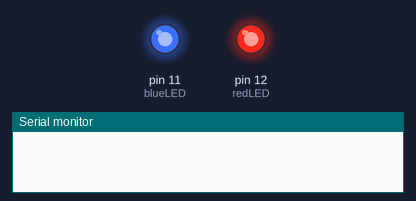
Recording of a program running on a simulated Arduino Nano, built with avr-gcc and run on an emulated ATmega328P. On the bench: output pins drawn as LEDs (lit = HIGH), the last lines printed to the serial monitor. The modem accepts every AT command (registered, SIM ready, sends succeed) and sends nothing else.

Above: at 0.1 s.
At 1.1 s:
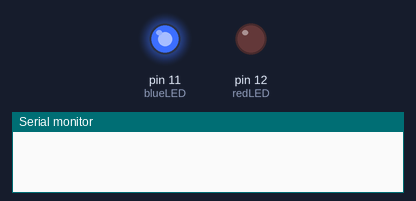
At 19.7 s:
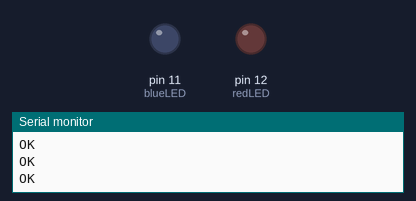
Timing chart, 0 to 21.2 s (numbered marks = the images above):
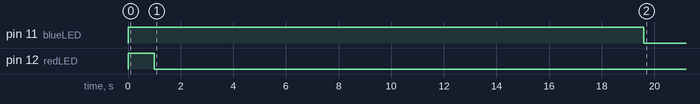

The program:

main.cpp
```cpp
#include <Arduino.h>
#include <SoftwareSerial.h>                         //including the SoftwareSerial library will allow you to use the pin no. 2,3 as Rx, Tx.
SoftwareSerial esp8266(2,3);                        //set the Rx ==> Pin 2; TX ==> Pin3.

#define serialCommunicationSpeed 9600               // <========= define a constant named "serialCommunicationSpeed" with a value 9600. it referes to the Software and hardware serial communication speed(baud rate).
#define DEBUG true                                  //make a constant named "DEBUG" and it's value true. we will use it later.

int redLED =12;                                     //assign a variable named "redLED" with an integer value 12, it refers to the pin which the red LED is connected on.
int blueLED =11;                                    //assign a variable named "blueLED" with an integer value 11, it refers to the pin which the blue LED is connected on.


/******************************************************************************************************************************************************************************************
* Name: sendData
* Description: this Function regulates how the AT Commands will ge sent to the ESP8266.
*
* Params: command - the AT Command to send
*                 - timeout - the time to wait for a response
*                 - debug - print to Serial window?(true = yes, false = no)
*
* Returns: The response from the esp8266 (if there is a reponse)
*/
String sendData(String command, const int timeout, boolean debug)
{
    String response = "";                                             //initialize a String variable named "response". we will use it later.

    esp8266.print(command);                                           //send the AT command to the esp8266 (from ARDUINO to ESP8266).
    long int time = millis();                                         //get the operating time at this specific moment and save it inside the "time" variable.
    while( (time+timeout) > millis())                                 //excute only whitin 1 second.
    {
      while(esp8266.available())                                      //is there any response came from the ESP8266 and saved in the Arduino input buffer?
      {
        char c = esp8266.read();                                      //if yes, read the next character from the input buffer and save it in the "response" String variable.
        response+=c;                                                  //append the next character to the response variabl. at the end we will get a string(array of characters) contains the response.
      }
    }
    if(debug)                                                         //if the "debug" variable value is TRUE, print the response on the Serial monitor.
    {
      Serial.print(response);
    }
    return response;                                                  //return the String response.
}


/******************************************************************************************************************************************************************************************
* Name: InitWifiModule
* Description: this Function gives the commands that we need to send to the sendData() function to send it.
*
* Params: Nothing.
*
* Returns: Nothing (void).
*/
void InitWifiModule()
{
  sendData("AT+RST\r\n", 2000, DEBUG);                                                  //reset the ESP8266 module.
  //delay(1000);
  sendData("AT+CWJAP=\"shadowcat\",\"kittypride\"\r\n", 2000, DEBUG);        //connect to the WiFi network.
  delay (3000);
  sendData("AT+CWMODE=1\r\n", 1500, DEBUG);                                             //set the ESP8266 WiFi mode to station mode.
  delay (1500);
  sendData("AT+CIFSR\r\n", 1500, DEBUG);                                                //Show IP Address, and the MAC Address.
  delay (1500);
  sendData("AT+CIPMUX=1\r\n", 1500, DEBUG);                                             //Multiple conections.
  delay (1500);
  sendData("AT+CIPSERVER=1,80\r\n", 1500, DEBUG);                                       //start the communication at port 80, port 80 used to communicate with the web servers through the http requests.
}

void setup()

{
  pinMode(redLED,OUTPUT);                           //set the pin number 12 as an output pin.
  pinMode(blueLED,OUTPUT);                          //set the pin number 11 as an output pin.

  digitalWrite(redLED,HIGH);                         //turn the red LED off at the beginning of the program.
  digitalWrite(blueLED,HIGH);                       //turn the blue LED on at the beginning of the program.
  delay(1000);

  digitalWrite(redLED,LOW);                         //turn the red LED off at the beginning of the program.
  digitalWrite(blueLED,HIGH);                       //turn the blue LED on at the beginning of the program.
  delay(1000);

  Serial.begin(serialCommunicationSpeed);           //begin the Hardware serial communication (0, 1) at speed 9600.
  esp8266.begin(serialCommunicationSpeed);          //begin the software serial communication (2, 3) at speed 9600.

  Serial.println("start");

  InitWifiModule();                                 //call this user-defined function "InitWifiModule()" to initialize a communication between the ESP8266 and your access point (Home Router or even your mobile hotspot).

  digitalWrite(blueLED,LOW);                        //after finishing the initialization successfully, turn off the blue LED (just an indicator).
  delay(1000);
}

void loop()                                                         //our main program, some fun are about to start)
{

  if(esp8266.available())                                           //if there's any data received and stored in the serial receive buffer, go and excute the if-condition body. If not, dont excute the if-condition body at all.
  {
    if(esp8266.find("+IPD,"))                                       //search for the "+IPD," string in the incoming data. if it exists the ".find()" returns true and if not it returns false.
    {
      delay(1000);                                                  //wait 1 second to fill up the buffer with the data.
      int connectionId = esp8266.read()-48;                         //Subtract 48 because the read() function returns the ASCII decimal value. And 0 (the first decimal number) starts at 48. We use it to convert from ASCI decimal value to a character value.
      esp8266.find("pin=");                                         //Advance the cursor to the "pin=" part in the request header to read the incoming bytes after the "pin=" part which is the pinNumer and it's state.
      int pinNumber = (esp8266.read()-48)*10;                       //read the first Byte from the Arduino input buffer(i.e. if the pin 12 then the 1st number is 1) then multiply this number by 10. So, the final value of the "pinNumber" variable will be 10.
      pinNumber = pinNumber + (esp8266.read()-48);                  //read the second Byte from the Arduino input buffer(i.e. if the pin number is 12 then the 2nd number is 2) then add this number to the first number. So, the final value of the "pinNumber" variable will be 12.
      int statusLed =(esp8266.read()-48);                           //read the third byte from the Arduino input buffer. then save it inside the "statusLed" variable. At any case, it will be 1 or 0.

      digitalWrite(pinNumber, statusLed);                           //then turn the LED at "pinNumber" on or off depending on the "statusLed" variable value.

      Serial.println(connectionId);                                 //print the "connectionId" value on the serial monitor for debugging purposes.
      Serial.print(pinNumber);                                      //print the "pinNumber" value on the serial monitor for debugging purposes.
      Serial.print("      ");                                       //print some spaces on the serial monitor to make it more readable.
      Serial.println(statusLed);                                    //print the "statusLed" value on the serial monitor for debugging purposes.

      String closeCommand = "AT+CIPCLOSE=";                         //close the TCP/IP connection.
      closeCommand+=connectionId;                                   //append the "connectionId" value to the string.
      closeCommand+="\r\n";                                         //append the "\r\n" to the string. it simulates the keyboard enter press.
      sendData(closeCommand,1000,DEBUG);                            //then send this command to the ESP8266 module to excute it.

    }
  }
}
```
